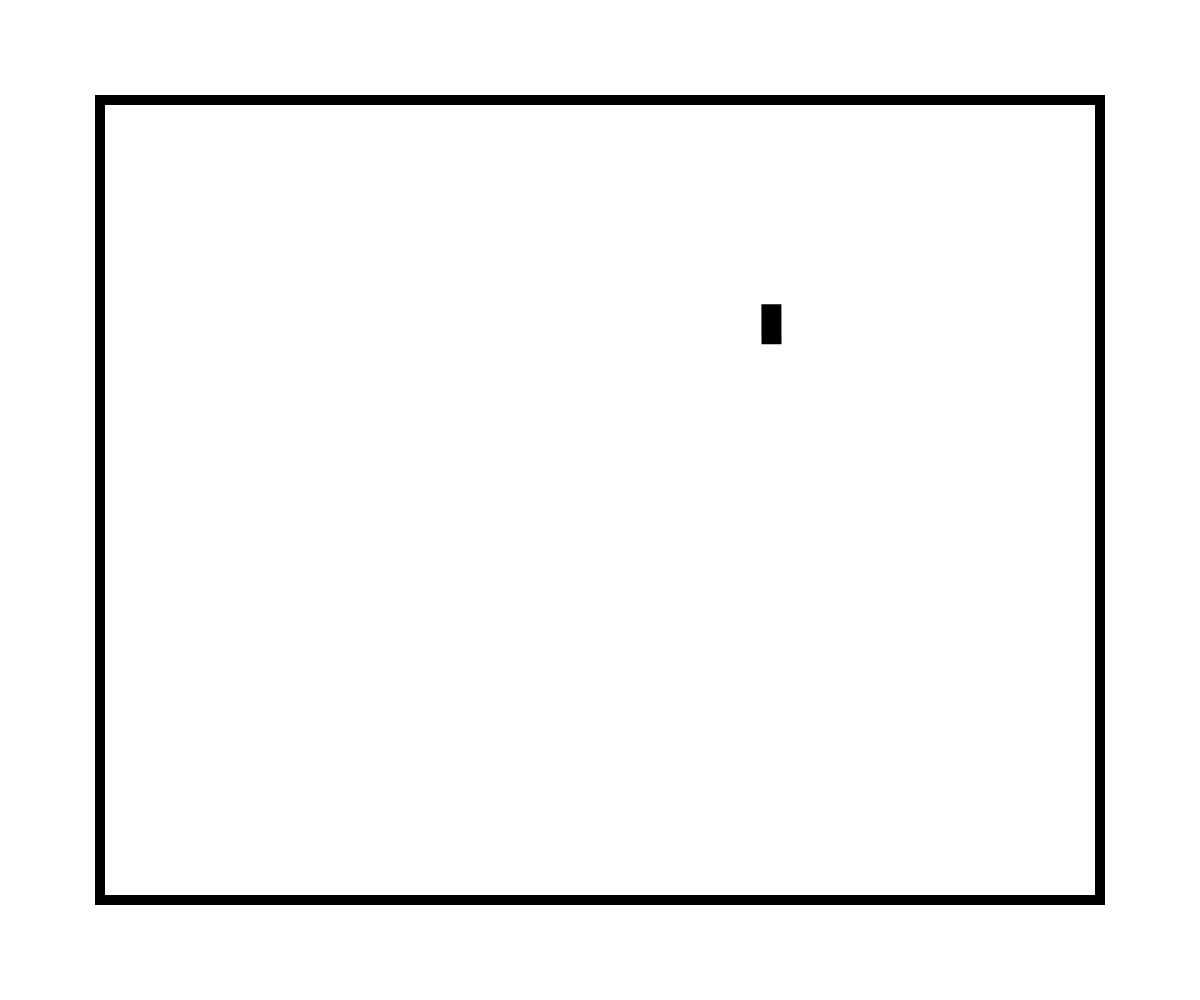
Frame 1 (no input)
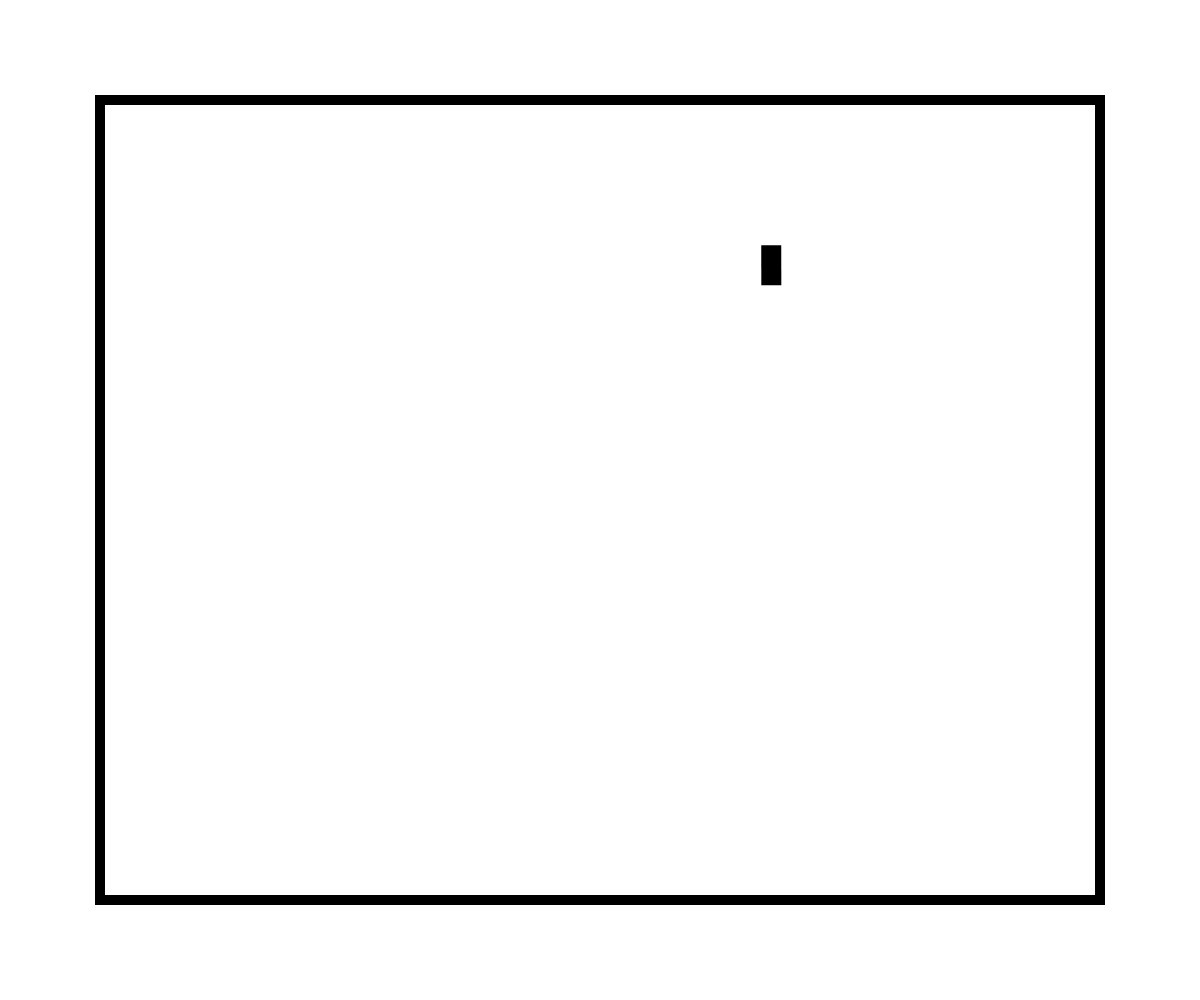
Frame 60 (no input)
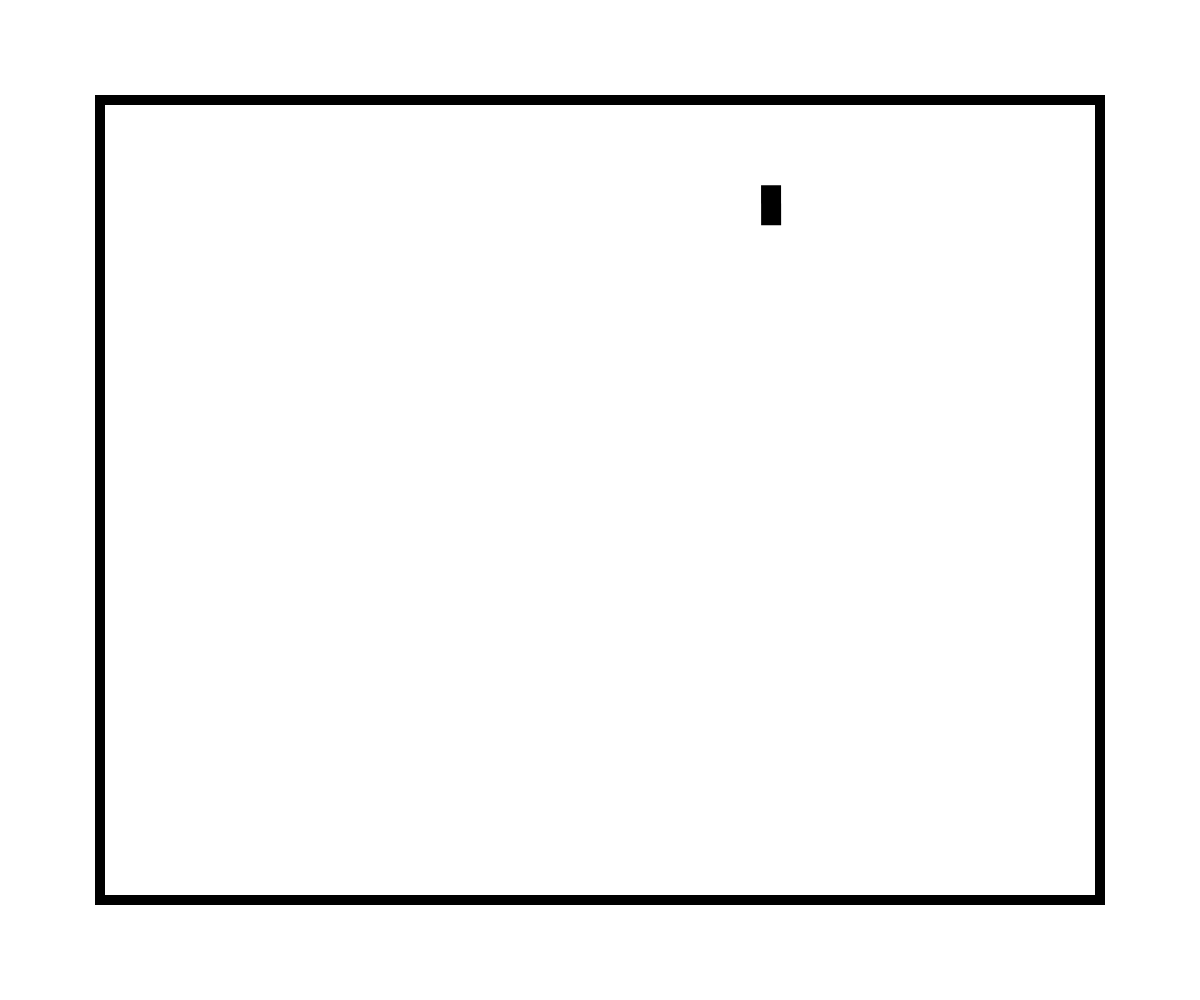
Frame 120 (the mouse pressed at the canvas centre since frame 60)

The p5.js sketch that drew these frames (run headless with seeded random() and noise() and a simulated clock; from frame 60 on, the mouse is pressed at the canvas centre):

// p5.js sketch
// ── sketch.js


let skynet;
let dx, dy;
table_offset = 200;
function setup() {
	
	createCanvas(windowWidth, windowHeight);
	background(255);
	
	
	drawTable();
	
	
	skynet = new Robot();
	
}


x = 100;
function draw() {
	background(255);
	drawTable();
	
	
	skynet.display();
	skynet.forward(1);
  
	
	
}

class Robot {
	
	
  constructor() {
    this.x = random(table_offset, windowWidth-table_offset);
    this.y = random(table_offset, windowHeight-table_offset);
		this.angle = random(0,360);
    this.width = 30;
		this.length = 10;
		
    this.speed = 1;
  }

  forward(speed){
		dx = cos(this.angle)*speed;
		dy = sin(this.angle)*speed;
		this.x = this.x+dx;
		this.y = this.y+dy;
	}

  display() {
		push()
		translate(this.x, this.y)
		rotate(this.angle);
    rect(0, 0, this.width, this.length);
		pop()
  }
}

function drawTable(){
	//draw table
	rectMode(CENTER);
	angleMode(DEGREES);
	stroke(0);
	strokeWeight(10);
	rect(windowWidth/2, windowHeight/2, windowWidth-table_offset, windowHeight-table_offset);
	
}
